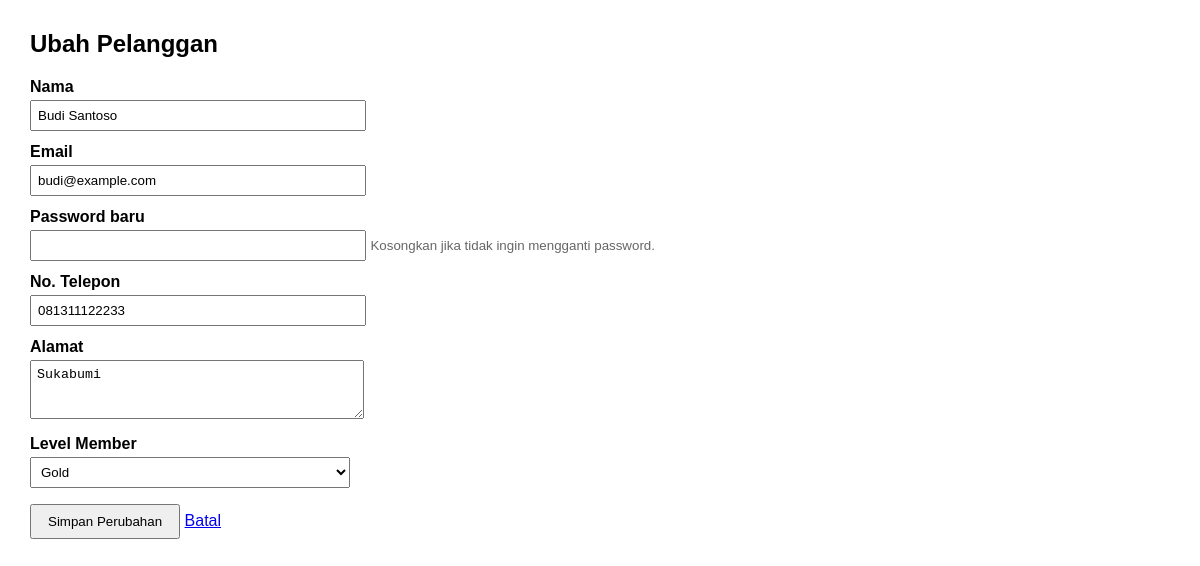
The page /ubah.php?id=3 (signed in) on the database its author committed.
### tables this page shows
CREATE TABLE `pelanggan` (
  `id` int NOT NULL,
  `nama` varchar(100) NOT NULL,
  `email` varchar(100) NOT NULL,
  `password` varchar(255) NOT NULL,
  `no_telepon` varchar(20) DEFAULT NULL,
  `alamat` text,
  `level_member` enum('Basic','Gold','VIP') NOT NULL DEFAULT 'Basic',
  `tanggal_bergabung` date NOT NULL DEFAULT (curdate()),
  `created_at` timestamp NULL DEFAULT CURRENT_TIMESTAMP,
  `updated_at` timestamp NULL DEFAULT CURRENT_TIMESTAMP ON UPDATE CURRENT_TIMESTAMP
);

### config/database.php (called while the page is built)
<?php
function getConnection(): PDO {
    $host = 'localhost';
    $db   = 'venue_olahraga';
    $user = 'root';
    $pass = '';
    $pdo = new PDO("mysql:host=$host;dbname=$db;charset=utf8mb4", $user, $pass, [
        PDO::ATTR_ERRMODE            => PDO::ERRMODE_EXCEPTION,
        PDO::ATTR_DEFAULT_FETCH_MODE => PDO::FETCH_ASSOC,
    ]);
    return $pdo;
}

### models/pelanggan.php (called while the page is built, shortened)
<?php
require_once __DIR__ . '/../config/database.php';
class Pelanggan {
    private PDO $db;
    public function __construct() {
        $this->db = getConnection();
    }
    public function cari(int $id): ?array {
        $st = $this->db->prepare('SELECT * FROM pelanggan WHERE id = ?');
        $st->execute([$id]);
        return $st->fetch() ?: null;
    }
}

### ubah.php (the view, shortened to what this page needs)
<?php
require 'models/Pelanggan.php';
$model = new Pelanggan();
$id = (int)($_GET['id'] ?? 0);
$p = $model->cari($id);
?>
<!DOCTYPE html>
<html lang="id">
<head>
</head>
<body>
    <h2>Ubah Pelanggan</h2>
    <form method="post">
        <label>Nama</label>
        <input type="text" name="nama" value="<?= htmlspecialchars($p['nama']) ?>">
        <label>Email</label>
        <input type="email" name="email" value="<?= htmlspecialchars($p['email']) ?>">
        <label>Password baru</label>
        <input type="password" name="password">
        <small>Kosongkan jika tidak ingin mengganti password.</small>
        <label>No. Telepon</label>
        <input type="text" name="no_telepon" value="<?= htmlspecialchars($p['no_telepon'] ?? '') ?>">
        <label>Alamat</label>
        <textarea name="alamat" rows="3"><?= htmlspecialchars($p['alamat'] ?? '') ?></textarea>
        <label>Level Member</label>
        <select name="level_member">
            <?php foreach (['Basic', 'Gold', 'VIP'] as $lv): ?>
                <option <?= $p['level_member'] === $lv ? 'selected' : '' ?>><?= $lv ?></option>
            <?php endforeach; ?>
        </select>
        <br>
        <button type="submit">Simpan Perubahan</button>
        <a href="index.php">Batal</a>
    </form>
</body>
</html>

### ubah.php (style rules this page uses)
body { font-family: Arial, sans-serif; margin: 30px; }
label { display: block; margin-top: 12px; font-weight: bold; }
input, select, textarea { width: 320px; padding: 6px; margin-top: 4px; }
small { color: #666; }
button { margin-top: 16px; padding: 8px 16px; }

### rows shown on the page
pelanggan: nama "Budi Santoso", email "budi@example.com", no_telepon "081311122233", alamat "Sukabumi", level_member "Gold"
